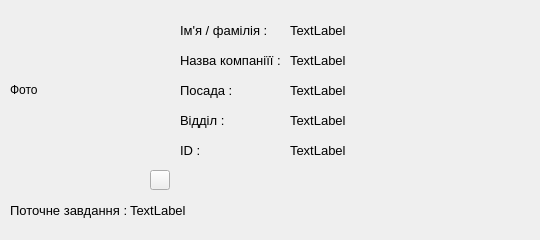
<?xml version="1.0" encoding="UTF-8"?>
<ui version="4.0">
 <class>PersonalData</class>
 <widget class="QWidget" name="PersonalData">
  <property name="geometry">
   <rect>
    <x>0</x>
    <y>0</y>
    <width>540</width>
    <height>240</height>
   </rect>
  </property>
  <property name="minimumSize">
   <size>
    <width>540</width>
    <height>240</height>
   </size>
  </property>
  <property name="maximumSize">
   <size>
    <width>540</width>
    <height>240</height>
   </size>
  </property>
  <property name="windowTitle">
   <string>Form</string>
  </property>
  <widget class="QLabel" name="l_photo">
   <property name="geometry">
    <rect>
     <x>10</x>
     <y>10</y>
     <width>160</width>
     <height>160</height>
    </rect>
   </property>
   <property name="text">
    <string>Фото</string>
   </property>
  </widget>
  <widget class="QLabel" name="l_1">
   <property name="geometry">
    <rect>
     <x>180</x>
     <y>20</y>
     <width>100</width>
     <height>20</height>
    </rect>
   </property>
   <property name="font">
    <font>
     <pointsize>10</pointsize>
    </font>
   </property>
   <property name="text">
    <string>Ім'я / фамілія :</string>
   </property>
  </widget>
  <widget class="QLabel" name="l_name">
   <property name="geometry">
    <rect>
     <x>290</x>
     <y>20</y>
     <width>200</width>
     <height>20</height>
    </rect>
   </property>
   <property name="font">
    <font>
     <pointsize>10</pointsize>
    </font>
   </property>
   <property name="text">
    <string>TextLabel</string>
   </property>
  </widget>
  <widget class="QLabel" name="l_2">
   <property name="geometry">
    <rect>
     <x>180</x>
     <y>50</y>
     <width>100</width>
     <height>20</height>
    </rect>
   </property>
   <property name="font">
    <font>
     <pointsize>10</pointsize>
    </font>
   </property>
   <property name="text">
    <string>Назва компаніїї :</string>
   </property>
  </widget>
  <widget class="QLabel" name="l_name_company">
   <property name="geometry">
    <rect>
     <x>290</x>
     <y>50</y>
     <width>200</width>
     <height>20</height>
    </rect>
   </property>
   <property name="font">
    <font>
     <pointsize>10</pointsize>
    </font>
   </property>
   <property name="text">
    <string>TextLabel</string>
   </property>
  </widget>
  <widget class="QLabel" name="l_job_title">
   <property name="geometry">
    <rect>
     <x>290</x>
     <y>80</y>
     <width>200</width>
     <height>20</height>
    </rect>
   </property>
   <property name="font">
    <font>
     <pointsize>10</pointsize>
    </font>
   </property>
   <property name="text">
    <string>TextLabel</string>
   </property>
  </widget>
  <widget class="QLabel" name="l_3">
   <property name="geometry">
    <rect>
     <x>180</x>
     <y>80</y>
     <width>100</width>
     <height>20</height>
    </rect>
   </property>
   <property name="font">
    <font>
     <pointsize>10</pointsize>
    </font>
   </property>
   <property name="text">
    <string>Посада :</string>
   </property>
  </widget>
  <widget class="QLabel" name="l_4">
   <property name="geometry">
    <rect>
     <x>180</x>
     <y>110</y>
     <width>100</width>
     <height>20</height>
    </rect>
   </property>
   <property name="font">
    <font>
     <pointsize>10</pointsize>
    </font>
   </property>
   <property name="text">
    <string>Відділ :</string>
   </property>
  </widget>
  <widget class="QToolButton" name="t_b_add_photo">
   <property name="geometry">
    <rect>
     <x>150</x>
     <y>170</y>
     <width>20</width>
     <height>20</height>
    </rect>
   </property>
   <property name="text">
    <string/>
   </property>
  </widget>
  <widget class="QLabel" name="l_branch">
   <property name="geometry">
    <rect>
     <x>290</x>
     <y>110</y>
     <width>200</width>
     <height>20</height>
    </rect>
   </property>
   <property name="font">
    <font>
     <pointsize>10</pointsize>
    </font>
   </property>
   <property name="text">
    <string>TextLabel</string>
   </property>
  </widget>
  <widget class="QLabel" name="l_6">
   <property name="geometry">
    <rect>
     <x>10</x>
     <y>200</y>
     <width>120</width>
     <height>20</height>
    </rect>
   </property>
   <property name="font">
    <font>
     <pointsize>10</pointsize>
    </font>
   </property>
   <property name="text">
    <string>Поточне завдання :</string>
   </property>
  </widget>
  <widget class="QLabel" name="l_task">
   <property name="geometry">
    <rect>
     <x>130</x>
     <y>200</y>
     <width>350</width>
     <height>20</height>
    </rect>
   </property>
   <property name="font">
    <font>
     <pointsize>10</pointsize>
    </font>
   </property>
   <property name="text">
    <string>TextLabel</string>
   </property>
  </widget>
  <widget class="QLabel" name="l_5">
   <property name="geometry">
    <rect>
     <x>180</x>
     <y>140</y>
     <width>100</width>
     <height>20</height>
    </rect>
   </property>
   <property name="font">
    <font>
     <pointsize>10</pointsize>
    </font>
   </property>
   <property name="text">
    <string>ID :</string>
   </property>
  </widget>
  <widget class="QLabel" name="l_ID">
   <property name="geometry">
    <rect>
     <x>290</x>
     <y>140</y>
     <width>200</width>
     <height>20</height>
    </rect>
   </property>
   <property name="font">
    <font>
     <pointsize>10</pointsize>
    </font>
   </property>
   <property name="text">
    <string>TextLabel</string>
   </property>
  </widget>
  <widget class="QWidget" name="widget" native="true">
   <property name="geometry">
    <rect>
     <x>540</x>
     <y>300</y>
     <width>540</width>
     <height>240</height>
    </rect>
   </property>
  </widget>
 </widget>
 <resources/>
 <connections/>
</ui>
